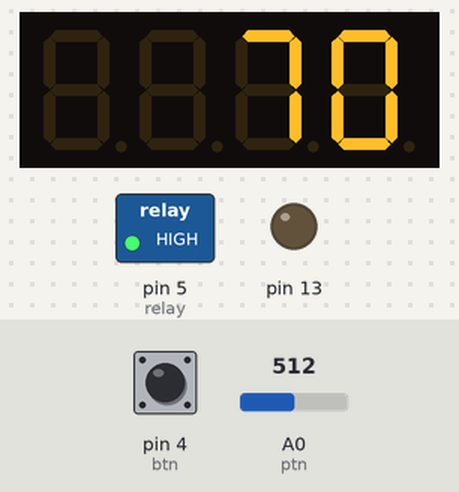
A sketch run on a simulated Arduino Uno, built with avr-gcc and run on an emulated ATmega328P. On the bench: 4-digit seven-segment display, switched loads named in the sketch (green lamp = pin HIGH), output pins drawn as LEDs (lit = HIGH). Inputs (shaded band) come from the test bench; at power-on: pin 4 (btn) LOW, A0 (ptn) = 512.

Above: at 0.8 s.
0.9 s: pin 4 (btn) pulled HIGH for 0.15 s
At 1.7 s:
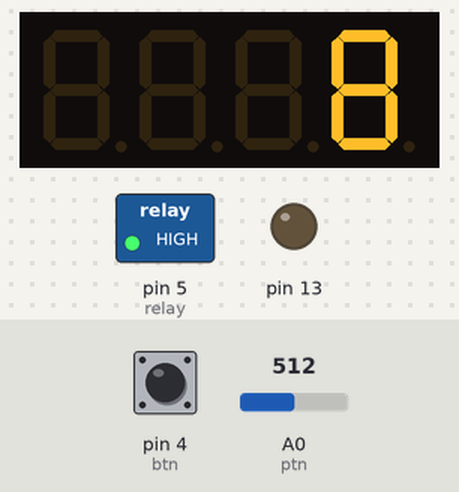
4.0 s: pin 4 (btn) pulled HIGH for 1 s
At 4.6 s:
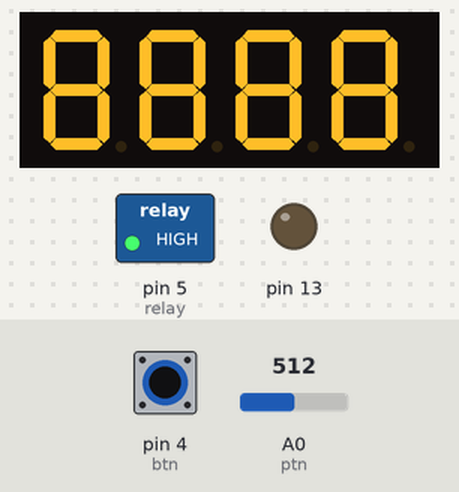
Timing chart, 0 to 7.0 s (numbered marks = the images above; inputs shaded):
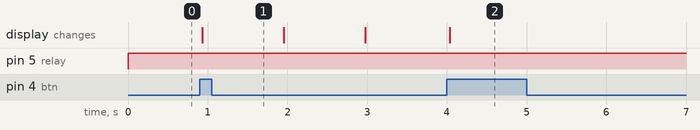

The sketch:

charger_final.ino
```cpp
#include <TM1637Display.h>

TM1637Display display(2,3);

#define ptn A0  //potentiometer
#define btn 4  //touch sensor //push button can be used instead //active high
#define relay 5  //relay  //active low

float on_cycle=25; //minute
float off_cycle=5;  //minute

float delay_unit=1000;  //1000ms=1s
int inp;  //input from potentiometer

void setup()
{
  Serial.begin(9600);
  pinMode(ptn,INPUT);
  pinMode(btn,INPUT);
  pinMode(relay,OUTPUT);

  pinMode(LED_BUILTIN,OUTPUT);  //turn of led_builtin which is on by default
  digitalWrite(LED_BUILTIN,LOW);

  display.setBrightness(7);
  digitalWrite(relay,HIGH);

  int ar1=analogRead(ptn); //Analog Read
  inp=ar1/93.1; //this gives 0,1,...,11 to inp
  inp=(inp+2)*10; //this gives 20,30,...120 to input
  while(digitalRead(btn)==LOW)
  {
    int ar2=analogRead(ptn);
    if(abs(ar2-ar1)>93.1) //because of jumps and bounces in analog read of potentiometer,
    //if difference between last confirmed analogread is more than a certain treshold(93.1 here)
    //we have next confirmed read, if you dont use this software smoothing, you get a jumpy read that
    //bounces between different values without changing the potentiometer
    {
      inp=ar2/93.1;
      inp=(inp+2)*10;
      ar1=ar2;
    }

    display.showNumberDec(inp);
    delay(10);
  }

  display_8888();

  if(digitalRead(btn)==HIGH)
  {
    display.showNumberDec(8888);
    delay(delay_unit);  //if user wants to have initial relax, his hand is on touch sensor(or push button)
    //if i dont make this delay, after relax phase is executed(relax function), instead of displayig 8888
    //remaining time will be displayed which is not good, because at first i want to see 8888 which confirms
    //initial relaxation
    relax(off_cycle);
  }
}

int alfa=1;   //timer //elapsed time in total
int beta=1;   //elapsed time in on_cycle
int landa=on_cycle*60;

void loop()
{
  digitalWrite(relay,LOW);
  beta=beta%landa;

  while(alfa<=inp*60 && beta<=on_cycle*60)
  {
    if(digitalRead(btn)==HIGH)
    {
      int show_time_delay=2.0;
      int panta=on_cycle*60-beta+1;
      int show_time_actual=min(show_time_delay,panta);  //exmple: if show_time_delay is 2 seconds and 1 second
      //of on_cycle phase remains, show_time would be displayed 1 seconds,not 2 seconds, it ensures exact on_cycle
      show_time(show_time_actual);
      alfa+=show_time_actual;
      beta+=show_time_actual;
    }
    else
    {
      alfa++;
      beta++;
      delay(delay_unit);
    }
  }

  if(alfa<=inp*60)
  {
    relax(off_cycle);
  }
  else
  {
    digitalWrite(relay,HIGH);
    while(1)
    {
      delay(1000);
    }
  }
}

void relax(float off)
{
    digitalWrite(relay,HIGH);

    int teta=0;
    display.showNumberDec(8888);

    while(teta<off*60)
    {
      if(digitalRead(btn)==HIGH)
      {
        int show_time_delay=2;
        int panta=off*60-teta;
        int show_time_actual=min(show_time_delay,panta);//exmple: if show_time_delay is 2 seconds and 1 second
        //of off_cycle phase remains, show_time would be displayed 1 seconds,not 2 seconds, it ensures exact off_cycle
        show_time(show_time_actual);
        teta+=show_time_actual;
        display.showNumberDec(8888);
      }
      else
      {
        teta++;
        delay(delay_unit);
      }
    }
    display.clear();
}

void show_time(float del)  //del: delay of show_time in seconds (s)
{
  int remaining_time=ceil((inp*60-alfa)/60);
  display.showNumberDec(remaining_time);
  delay(del*delay_unit);
  display.clear();
}

void display_8888()
{
  display.showNumberDec(8);
  delay(delay_unit);
  display.showNumberDec(88);
  delay(delay_unit);
  display.showNumberDec(888);
  delay(delay_unit);
  display.showNumberDec(8888);
  display.clear();
}
```

Measured:
- after the input at 0.9 s, the display: changes at once (image 1)
- after the input at 4.0 s, pin 5 (relay): stays HIGH (without the input it goes to LOW after 0.02 s); the display: changes at once (image 2)
